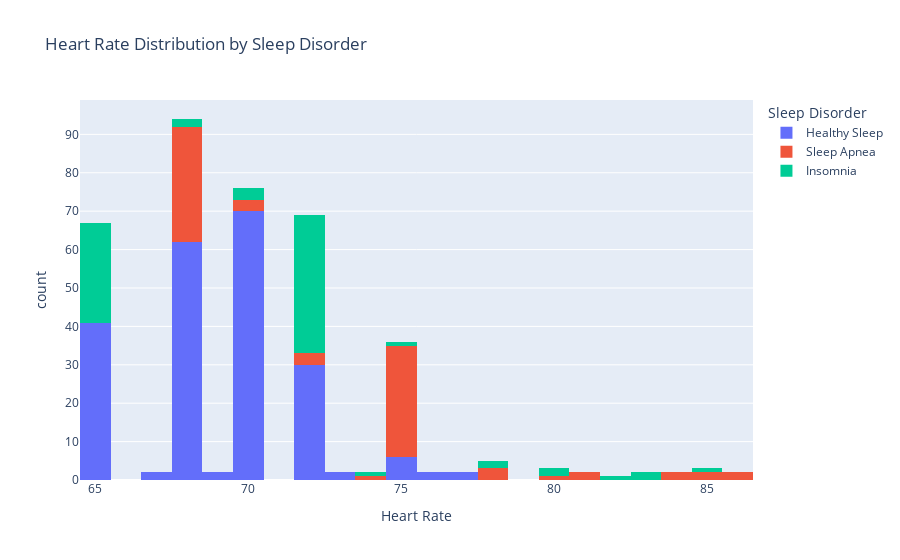

Here is the notebook cell this chart was saved with:
### Code cell
# Membuat histogram distribusi 'Heart Rate' berdasarkan 'Sleep Disorder'
fig = px.histogram(data, x='Heart Rate', color='Sleep Disorder',
                   title='Heart Rate Distribution by Sleep Disorder',
                   labels={'Heart Rate': 'Heart Rate', 'count': 'Count'})
fig.show()

### Figure 1 — Plotly figure (JSON) as saved in the notebook; plotly's stock layout.template omitted (floating-point values rounded to 4 significant figures; data arrays with more than 128 entries replaced by an {"elided": "..."} marker saying what was removed)
{"data": [{"alignmentgroup": "True", "bingroup": "x", "hovertemplate": "Sleep Disorder=Healthy Sleep<br>Heart Rate=%{x}<br>count=%{y}<extra></extra>", "legendgroup": "Healthy Sleep", "marker": {"color": "#636efa", "pattern": {"shape": ""}}, "name": "Healthy Sleep", "offsetgroup": "Healthy Sleep", "orientation": "v", "showlegend": true, "type": "histogram", "x": {"elided": "219 int values"}, "xaxis": "x", "yaxis": "y"}, {"alignmentgroup": "True", "bingroup": "x", "hovertemplate": "Sleep Disorder=Sleep Apnea<br>Heart Rate=%{x}<br>count=%{y}<extra></extra>", "legendgroup": "Sleep Apnea", "marker": {"color": "#EF553B", "pattern": {"shape": ""}}, "name": "Sleep Apnea", "offsetgroup": "Sleep Apnea", "orientation": "v", "showlegend": true, "type": "histogram", "x": [85, 85, 80, 70, 78, 70, 81, 81, 84, 74, 68, 68, 84, 78, 78, 70, 72, 75, 75, 75, 75, 75, 75, 75, 75, 75, 86, 86, 75, 75, 75, 75, 75, 75, 75, 75, 75, 75, 75, 75, 75, 75, 75, 75, 75, 75, 75, 75, 72, 72, 68, 68, 68, 68, 68, 68, 68, 68, 68, 68, 68, 68, 68, 68, 68, 68, 68, 68, 68, 68, 68, 68, 68, 68, 68, 68, 68, 68], "xaxis": "x", "yaxis": "y"}, {"alignmentgroup": "True", "bingroup": "x", "hovertemplate": "Sleep Disorder=Insomnia<br>Heart Rate=%{x}<br>count=%{y}<extra></extra>", "legendgroup": "Insomnia", "marker": {"color": "#00cc96", "pattern": {"shape": ""}}, "name": "Insomnia", "offsetgroup": "Insomnia", "orientation": "v", "showlegend": true, "type": "histogram", "x": [85, 82, 80, 78, 72, 68, 74, 68, 80, 70, 72, 65, 72, 65, 72, 65, 72, 72, 72, 72, 72, 72, 72, 72, 72, 72, 70, 70, 65, 72, 72, 72, 65, 72, 65, 72, 65, 72, 65, 72, 65, 72, 65, 72, 72, 65, 72, 72, 65, 72, 72, 65, 72, 65, 72, 78, 65, 65, 65, 65, 65, 65, 65, 65, 65, 65, 65, 83, 83, 75, 72, 72, 72, 72, 72, 72, 65], "xaxis": "x", "yaxis": "y"}], "layout": {"barmode": "relative", "legend": {"title": {"text": "Sleep Disorder"}, "tracegroupgap": 0}, "title": {"text": "Heart Rate Distribution by Sleep Disorder"}, "xaxis": {"anchor": "y", "domain": [0, 1], "title": {"text": "Heart Rate"}}, "yaxis": {"anchor": "x", "domain": [0, 1], "title": {"text": "count"}}}}
